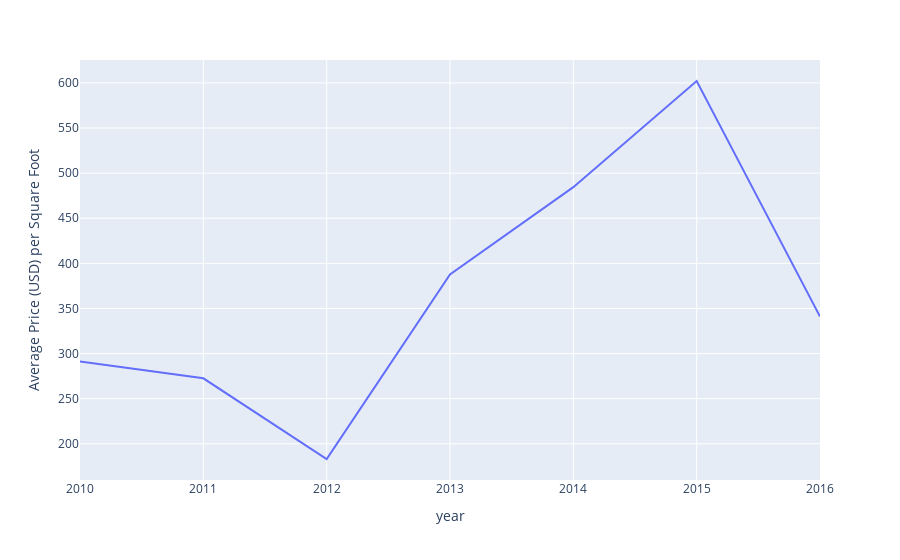

This figure's notebook cell:
### Code cell
# Test your function by passing a neighborhood name.

average_price_by_neighborhood("Alamo Square")

### Figure 1 — Plotly figure (JSON) as saved in the notebook; plotly's stock layout.template omitted (floating-point values rounded to 4 significant figures)
{"data": [{"hovertemplate": "variable=sale_price_sqr_foot<br>year=%{x}<br>Average Price (USD) per Square Foot=%{y}<extra></extra>", "legendgroup": "sale_price_sqr_foot", "line": {"color": "#636efa", "dash": "solid"}, "marker": {"symbol": "circle"}, "mode": "lines", "name": "sale_price_sqr_foot", "orientation": "v", "showlegend": true, "type": "scatter", "x": [2010, 2011, 2012, 2013, 2014, 2015, 2016], "xaxis": "x", "y": [291.2, 272.5, 183.1, 387.8, 484.4, 602.1, 341.0], "yaxis": "y"}], "layout": {"legend": {"title": {"text": "variable"}, "tracegroupgap": 0}, "margin": {"t": 60}, "showlegend": false, "xaxis": {"anchor": "y", "domain": [0, 1], "title": {"text": "year"}}, "yaxis": {"anchor": "x", "domain": [0, 1], "title": {"text": "Average Price (USD) per Square Foot"}}}}
